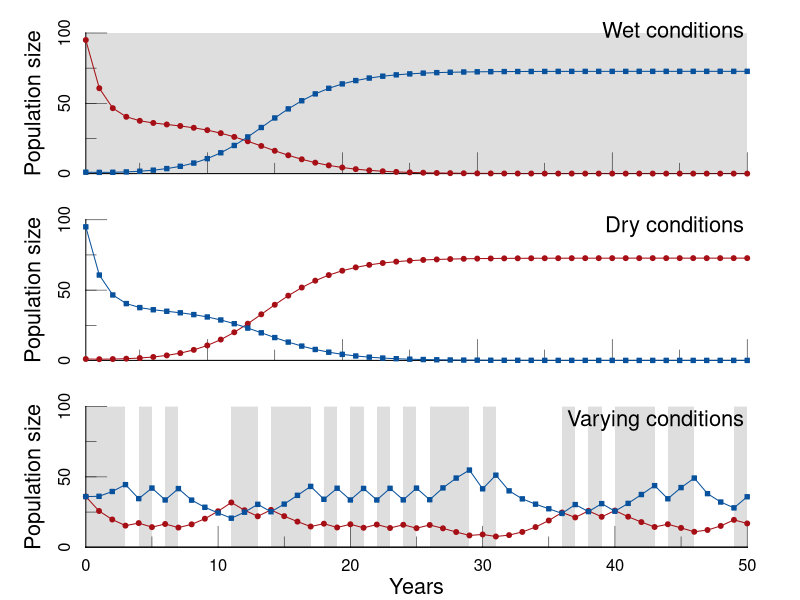

R code for this plot:

library(deSolve)

cohen_watkinson <- function(t, N, params){
	N_next <- with(params,
		N * ((1-germination)*survival + germination * fecundity/(1 + alpha %*% (germination * N)))
	)
	return(list(N_next))
}

# construct two rank-one interaction matrices
alphas <- list(
	wet = 1 * outer(c(2,1)*sqrt(1/5),c(1,1)*sqrt(1/2)),
	dry = 1 * outer(c(1,2)*sqrt(1/5),c(1,1)*sqrt(1/2))	
)

# and different fecundities
fecundities <- list(
	wet = c(15,15),
	dry = c(15,15)
)

# the plant species are otherwise ecologically equivalent
params <- list(
	germination = c(0.5,0.5),
	survival = c(0.8,0.8)
)

# initial condition for simulation in "dry" conditions
N0 <- c(A=1,B=95)

# "dry" parameters
params$alpha <- alphas[["dry"]]
params$fecundity <- fecundities[["dry"]]

# simulate for 50 years
pop_dyn_dry <- ode(
	N0,
	times = 1:50,
	func = cohen_watkinson,
	parms = params,
	method='iteration'
)

# initial condition for simulation in "wet" conditions
N0 <- c(A=95,B=1)

# "wet" parameters
params$alpha <- alphas[["wet"]]
params$fecundity <- fecundities[["wet"]]

# simulate for 50 years
pop_dyn_wet <- ode(
	N0,
	times = 1:50,
	func = cohen_watkinson,
	parms = params,
	method='iteration'
)
pop_dyn_wet <- data.frame(pop_dyn_wet, interval_type = "wet")

# alternate between "prolonged" wet and dry periods
N0 <- c(A=36,B=36)
years_per_interval <- 5
for(i in 1:10){
	if(i %% 2){
		params$alpha <- alphas[["dry"]]
		params$fecundity <- fecundities[["dry"]]
		interval_type <- "dry"
	}else{
		params$alpha <- alphas[["wet"]]
		params$fecundity <- fecundities[["wet"]]
		interval_type <- "wet"
	}
	if(i==1){
		pop_dyn <- ode(
			N0,
			seq((i-1)*years_per_interval,i*years_per_interval,1),
			cohen_watkinson,
			params,
			method='iteration'
		)
		pop_dyn_regular_fluctuations <- data.frame(pop_dyn, interval_type = interval_type)
	}else{
		Ninitial <- as.numeric(pop_dyn_regular_fluctuations[nrow(pop_dyn_regular_fluctuations),c("A","B")])
		names(Ninitial) <- c("A","B")
		pop_dyn <- ode(
			Ninitial,
			seq((i-1)*years_per_interval,i*years_per_interval,1),
			cohen_watkinson,
			params,
			method='iteration'
		)
		pop_dyn <- pop_dyn[2:nrow(pop_dyn),,drop=FALSE]
		pop_dyn <- data.frame(pop_dyn, interval_type = interval_type)
		pop_dyn_regular_fluctuations <- rbind(pop_dyn_regular_fluctuations, pop_dyn)
	}
}

# alternate randomly between wet and dry periods
set.seed(926541178)
N0 <- c(A=36,B=36)
years_per_interval <- 1
for(i in 1:50){
	if(runif(1) < 0.5){
		params$alpha <- alphas[["dry"]]
		params$fecundity <- fecundities[["dry"]]
		interval_type <- "dry"
	}else{
		params$alpha <- alphas[["wet"]]
		params$fecundity <- fecundities[["wet"]]
		interval_type <- "wet"
	}
	if(i==1){
		pop_dyn <- ode(
			N0,
			seq((i-1)*years_per_interval,i*years_per_interval,1),
			cohen_watkinson,
			params,
			method='iteration'
		)
		pop_dyn_irregular_fluctuations <- data.frame(pop_dyn, interval_type = interval_type)
	}else{
		Ninitial <- as.numeric(pop_dyn_irregular_fluctuations[nrow(pop_dyn_irregular_fluctuations),c("A","B")])
		names(Ninitial) <- c("A","B")
		pop_dyn <- ode(
			Ninitial,
			seq((i-1)*years_per_interval,i*years_per_interval,1),
			cohen_watkinson,
			params,
			method='iteration'
		)
		pop_dyn <- pop_dyn[2:nrow(pop_dyn),,drop=FALSE]
		pop_dyn <- data.frame(pop_dyn, interval_type = interval_type)
		pop_dyn_irregular_fluctuations <- rbind(pop_dyn_irregular_fluctuations, pop_dyn)
	}
}

# make a figure of the predicted population dynamics
setEPS(width=7, height=5.25)
postscript('../../manuscript/Supplementary/Figures/cohen_watkinson.eps')

layout(mat = matrix(
		c(1, 2, 3), 
        nrow = 3, 
        ncol = 1
       ),
       heights = rep(2.4, 4),
       widths = rep(2, 4)
)

par(oma = c(3, 2.5, 0, 2.5))
par(mar = c(1, 4, 2.5, 1.5))

# define some sizes
cex.axis <- 1.5
padj <- 0 #.25

# prediction under only dry conditions
lapply(
	list(
		pop_dyn_wet,
		pop_dyn_dry,
		# pop_dyn_regular_fluctuations,
		pop_dyn_irregular_fluctuations
	),
	function(pop_dyn){
		plot(
			pop_dyn[,"time"],
			pop_dyn[,"A"],
			type='n',
			ylim=c(0, 100),
			xlab="",
			ylab="",
			pch=21,
			axes=FALSE,
			xaxs='i',
			yaxs='i'
		)
		# if the type of interval varies
		if("interval_type" %in% colnames(pop_dyn)){
			for(i in 1:(nrow(pop_dyn))){
				if(pop_dyn$interval_type[i] == 'wet'){
					polygon(pop_dyn$time[i] + c(0,-1,-1,0),c(0,0,400,400),col='grey87',lty=0)
				}
			}
		}
		# add the x axis
		axis(
			1,
			at=c(0,50),
			labels=FALSE,
			tcl=0,
			cex.axis=cex.axis,
			padj=padj,
			gap.axis=0
		)
		# add the y axis
		axis(
			2,
			at=seq(0,100,50),
			tcl=0,
			cex.axis=cex.axis,
			padj=padj,
			gap.axis=0
		)
		# add some tick marks
		rug(x = seq(5,45,10), ticksize=0.075, side=1)
		rug(x = seq(10,50,10), ticksize=0.15, side=1)
		rug(x = seq(25,75,25), ticksize=0.075, side=2)
		rug(x = seq(50,100,50), ticksize=0.15, side=2)
		# y axis label
		mtext("Population size", 2, outer=FALSE, line=3.25, xpd=NA, cex=1.3)
		# population dynamics
		A_col <- "#A50F15"
		B_col <- "#08519C"
		lines(pop_dyn[,"time"],pop_dyn[,"A"],lty=1,col=A_col)
		points(pop_dyn[,"time"],pop_dyn[,"A"],pch=21,col=A_col,bg=A_col,xpd=TRUE)
		lines(pop_dyn[,"time"],pop_dyn[,"B"],lty=1,col=B_col)
		points(pop_dyn[,"time"],pop_dyn[,"B"],pch=22,col=B_col,bg=B_col,xpd=TRUE)
	}
)
axis(
	1,
	at=seq(0,50,10),
	# labels=FALSE,
	tcl=0,
	cex.axis=cex.axis,
	padj=padj,
	gap.axis=0
)
mtext("Years", 1, outer=FALSE, line=2.75, xpd=NA, cex=1.3)

text(49.75,368,"Wet conditions", adj=1, xpd=NA, cex=2, srt=0)
text(49.75,228,"Dry conditions", adj=1, xpd=NA, cex=2, srt=0)
# text(49.5,225,"Regular fluctuations", adj=1, xpd=NA, cex=2, srt=0)
text(49.75,90,"Varying conditions", adj=1, xpd=NA, cex=2, srt=0)

dev.off()
